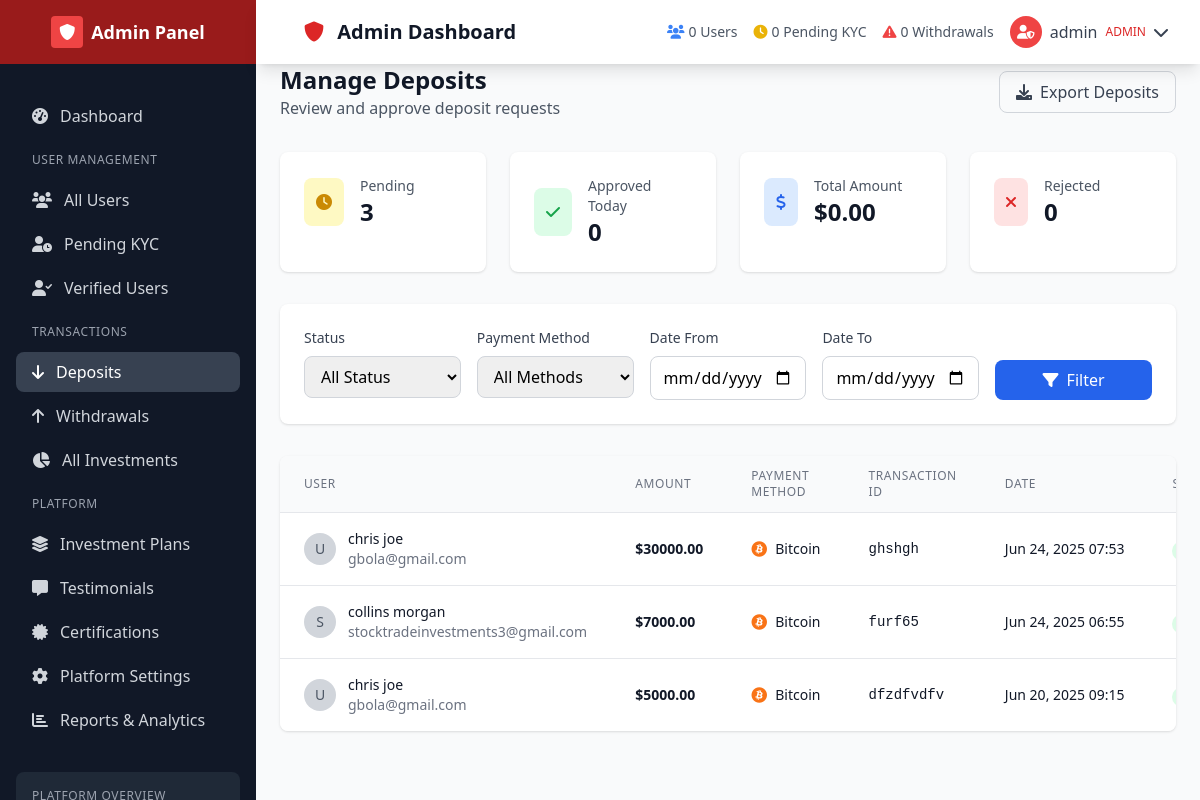
The page /admin-panel/deposits/ (signed in) on the database its author committed.
### accounts/models.py (models this page shows, shortened)
class CustomUser(AbstractUser):
    email = models.EmailField(unique=True)
    full_name = models.CharField(max_length=100)
    is_verified = models.BooleanField(default=False)
    is_approved = models.BooleanField(default=False)
    registration_step = models.IntegerField(default=1)  # 1 or 2
    created_at = models.DateTimeField(auto_now_add=True)
    updated_at = models.DateTimeField(auto_now=True)
    USERNAME_FIELD = 'username'
    REQUIRED_FIELDS = ['email', 'full_name']

### transactions/models.py (models this page shows, shortened)
class Deposit(models.Model):
    STATUS_CHOICES = [
        ('pending', 'Pending'),
        ('approved', 'Approved'),
        ('rejected', 'Rejected'),
    ]
    PAYMENT_METHODS = [
        ('BTC', 'Bitcoin'),
        ('USDT', 'Tether USDT'),
        ('ETH', 'Ethereum'),
        ('bank_transfer', 'Bank Transfer'),
    ]
    user = models.ForeignKey(User, on_delete=models.CASCADE, related_name='deposits')
    amount = models.DecimalField(max_digits=15, decimal_places=2)
    payment_method = models.CharField(max_length=20, choices=PAYMENT_METHODS)
    transaction_id = models.CharField(max_length=200, blank=True)
    proof_of_payment = models.FileField(upload_to='payment_proofs/', blank=True)
    status = models.CharField(max_length=10, choices=STATUS_CHOICES, default='pending')
    admin_notes = models.TextField(blank=True)
    created_at = models.DateTimeField(auto_now_add=True)
    approved_at = models.DateTimeField(null=True, blank=True)

### admin_panel/views.py (the view)
# urls.py: path('deposits/', views.manage_deposits, name='manage_deposits'),
@admin_required
def manage_deposits(request):
    status_filter = request.GET.get('status')
    deposits = Deposit.objects.select_related('user').all()
    if status_filter:
        deposits = deposits.filter(status=status_filter)
    deposits = deposits.order_by('-created_at')
    context = {
        'deposits': deposits,
        'status_filter': status_filter,
    }
    return render(request, 'admin_panel/deposits.html', context)

### admin_panel/context_processors.py (called while the page is built)
def investment_stats(request):
    if request.user.is_authenticated and request.user.is_staff:
        return {
            'investment_stats': calculate_investment_stats()
        }
    return {}

### core/context_processors.py (called while the page is built)
def site_settings(request):
    try:
        settings = SiteSettings.objects.first()
    except SiteSettings.DoesNotExist:
        settings = None
    return {'site_settings': settings}

def currency_rates(request):
    rates = {}
    try:
        currency_rates = CurrencyRate.objects.all()
        for rate in currency_rates:
            rates[rate.currency_code] = rate.rate_usd
    except:
        pass
    return {'currency_rates': rates}

### templates/admin_panel/deposits.html (shortened to what this page needs)
{% extends 'admin_panel/base.html' %}
{% block content %}
<div class="pt-16 p-6">
    <div class="max-w-7xl mx-auto">
        <div class="flex justify-between items-center mb-8">
            <div>
                <h1 class="text-2xl font-bold text-gray-900">Manage Deposits</h1>
                <p class="text-gray-600">Review and approve deposit requests</p>
            </div>
            <div class="flex space-x-4">
                <button class="inline-flex items-center px-4 py-2 border border-gray-300 text-gray-700 font-medium rounded-lg hover:bg-gray-50">
                    <i class="fas fa-download mr-2"></i>Export Deposits
                </button>
            </div>
        </div>
        <div class="grid grid-cols-1 md:grid-cols-4 gap-6 mb-8">
            <div class="bg-white rounded-lg shadow p-6">
                <div class="flex items-center">
                    <div class="p-3 bg-yellow-100 rounded-lg">
                        <i class="fas fa-clock text-yellow-600"></i>
                    </div>
                    <div class="ml-4">
                        <p class="text-sm font-medium text-gray-600">Pending</p>
                        <p class="text-2xl font-bold text-gray-900">{{ deposits|length }}</p>
                    </div>
                </div>
            </div>
            <div class="bg-white rounded-lg shadow p-6">
                <div class="flex items-center">
                    <div class="p-3 bg-green-100 rounded-lg">
                        <i class="fas fa-check text-green-600"></i>
                    </div>
                    <div class="ml-4">
                        <p class="text-sm font-medium text-gray-600">Approved Today</p>
                        <p class="text-2xl font-bold text-gray-900">0</p>
                    </div>
                </div>
            </div>
            <div class="bg-white rounded-lg shadow p-6">
                <div class="flex items-center">
                    <div class="p-3 bg-blue-100 rounded-lg">
                        <i class="fas fa-dollar-sign text-blue-600"></i>
                    </div>
                    <div class="ml-4">
                        <p class="text-sm font-medium text-gray-600">Total Amount</p>
                        <p class="text-2xl font-bold text-gray-900">$0.00</p>
                    </div>
                </div>
            </div>
            <div class="bg-white rounded-lg shadow p-6">
                <div class="flex items-center">
                    <div class="p-3 bg-red-100 rounded-lg">
                        <i class="fas fa-times text-red-600"></i>
                    </div>
                    <div class="ml-4">
                        <p class="text-sm font-medium text-gray-600">Rejected</p>
                        <p class="text-2xl font-bold text-gray-900">0</p>
                    </div>
                </div>
            </div>
        </div>
        <div class="bg-white rounded-lg shadow p-6 mb-8">
            <div class="grid grid-cols-1 md:grid-cols-5 gap-4">
                <div>
                    <label class="block text-sm font-medium text-gray-700 mb-2">Status</label>
                    <select class="w-full px-3 py-2 border border-gray-300 rounded-lg focus:ring-2 focus:ring-blue-500 focus:border-transparent">
                        <option value="">All Status</option>
                    </select>
                </div>
                <div>
                    <label class="block text-sm font-medium text-gray-700 mb-2">Payment Method</label>
                    <select class="w-full px-3 py-2 border border-gray-300 rounded-lg focus:ring-2 focus:ring-blue-500 focus:border-transparent">
                        <option value="">All Methods</option>
                    </select>
                </div>
                <div>
                    <label class="block text-sm font-medium text-gray-700 mb-2">Date From</label>
                    <input type="date" class="w-full px-3 py-2 border border-gray-300 rounded-lg focus:ring-2 focus:ring-blue-500 focus:border-transparent">
                </div>
                <div>
                    <label class="block text-sm font-medium text-gray-700 mb-2">Date To</label>
                    <input type="date" class="w-full px-3 py-2 border border-gray-300 rounded-lg focus:ring-2 focus:ring-blue-500 focus:border-transparent">
                </div>
                <div class="flex items-end">
                    <button class="w-full px-4 py-2 bg-blue-600 text-white font-medium rounded-lg hover:bg-blue-700">
                        <i class="fas fa-filter mr-2"></i>Filter
                    </button>
                </div>
            </div>
        </div>
        <div class="bg-white rounded-lg shadow overflow-hidden">
            {% if deposits %}
                <div class="overflow-x-auto">
                    <table class="min-w-full divide-y divide-gray-200">
                        <thead class="bg-gray-50">
                            <tr>
                                <th class="px-6 py-3 text-left text-xs font-medium text-gray-500 uppercase tracking-wider">User</th>
                                <th class="px-6 py-3 text-left text-xs font-medium text-gray-500 uppercase tracking-wider">Amount</th>
                                <th class="px-6 py-3 text-left text-xs font-medium text-gray-500 uppercase tracking-wider">Payment Method</th>
                                <th class="px-6 py-3 text-left text-xs font-medium text-gray-500 uppercase tracking-wider">Transaction ID</th>
                                <th class="px-6 py-3 text-left text-xs font-medium text-gray-500 uppercase tracking-wider">Date</th>
                                <th class="px-6 py-3 text-left text-xs font-medium text-gray-500 uppercase tracking-wider">Status</th>
                            </tr>
                        </thead>
                        <tbody class="bg-white divide-y divide-gray-200">
                            {% for deposit in deposits %}
                                <tr class="hover:bg-gray-50">
                                    <td class="px-6 py-4 whitespace-nowrap">
                                        <div class="flex items-center">
                                            <div class="w-8 h-8 bg-gray-300 rounded-full flex items-center justify-center text-gray-600 text-sm font-medium">
                                                {{ deposit.user.username|first|upper }}
                                            </div>
                                            <div class="ml-3">
                                                <div class="text-sm font-medium text-gray-900">{{ deposit.user.full_name|default:deposit.user.username }}</div>
                                                <div class="text-sm text-gray-500">{{ deposit.user.email }}</div>
                                            </div>
                                        </div>
                                    </td>
                                    <td class="px-6 py-4 whitespace-nowrap">
                                        <div class="text-sm font-bold text-gray-900">${{ deposit.amount|floatformat:2 }}</div>
                                    </td>
                                    <td class="px-6 py-4 whitespace-nowrap">
                                        <div class="flex items-center">
                                            {% if deposit.payment_method == 'BTC' %}
                                                <i class="fab fa-bitcoin text-orange-500 mr-2"></i>
                                            {% elif deposit.payment_method == 'USDT' %}
                                                <i class="fas fa-dollar-sign text-green-500 mr-2"></i>
                                            {% elif deposit.payment_method == 'ETH' %}
                                                <i class="fab fa-ethereum text-blue-500 mr-2"></i>
                                            {% else %}
                                                <i class="fas fa-university text-gray-500 mr-2"></i>
                                            {% endif %}
                                            <span class="text-sm text-gray-900">{{ deposit.get_payment_method_display }}</span>
                                        </div>
                                    </td>
                                    <td class="px-6 py-4 whitespace-nowrap">
                                        {% if deposit.transaction_id %}
                                            <div class="text-sm text-gray-900 font-mono">{{ deposit.transaction_id|truncatechars:15 }}</div>
                                        {% else %}
                                            <span class="text-gray-400">-</span>
                                        {% endif %}
                                    </td>
                                    <td class="px-6 py-4 whitespace-nowrap text-sm text-gray-900">
                                        {{ deposit.created_at|date:"M d, Y H:i" }}
                                    </td>
                                    <td class="px-6 py-4 whitespace-nowrap">
                                        {% if deposit.status == 'pending' %}
                                            <span class="inline-flex items-center px-2.5 py-0.5 rounded-full text-xs font-medium bg-yellow-100 text-yellow-800">
                                                <i class="fas fa-clock mr-1"></i>Pending
                                            </span>
                                        {% elif deposit.status == 'approved' %}
                                            <span class="inline-flex items-center px-2.5 py-0.5 rounded-full text-xs font-medium bg-green-100 text-green-800">
                                            </span>
                                        {% elif deposit.status == 'rejected' %}
                                            <span class="inline-flex items-center px-2.5 py-0.5 rounded-full text-xs font-medium bg-red-100 text-red-800">
                                                <i class="fas fa-times mr-1"></i>Rejected
                                            </span>
                                        {% endif %}
                                    </td>
                                </tr>
                            {% endfor %}
                        </tbody>
                    </table>
                </div>
            {% else %}
                <div class="text-center py-12">
                    <i class="fas fa-plus-circle text-gray-400 text-4xl mb-4"></i>
                    <h3 class="text-lg font-medium text-gray-900 mb-2">No deposits found</h3>
                    <p class="text-gray-500">Deposit requests will appear here</p>
                </div>
            {% endif %}
        </div>
    </div>
</div>
{% endblock %}

### templates/admin_panel/partials/navbar.html (shortened to what this page needs)
<nav class="bg-white shadow-lg fixed top-0 left-0 right-0 z-40 lg:left-64">
    <div class="px-4 sm:px-6 lg:px-8">
        <div class="flex justify-between h-16">
            <div class="flex items-center">
                <h1 class="ml-4 text-xl font-semibold text-gray-900">
                    <i class="fas fa-shield-alt text-red-600 mr-2"></i>
                    {% block page_title %}Admin Dashboard{% endblock %}
                </h1>
            </div>
            <div class="flex items-center space-x-4">
                <div class="hidden md:flex items-center space-x-4 text-sm text-gray-600">
                    <div class="flex items-center space-x-1">
                        <i class="fas fa-users text-blue-500"></i>
                        <span>{{ total_users|default:0 }} Users</span>
                    </div>
                    <div class="flex items-center space-x-1">
                        <i class="fas fa-clock text-yellow-500"></i>
                        <span>{{ pending_kyc|default:0 }} Pending KYC</span>
                    </div>
                    <div class="flex items-center space-x-1">
                        <i class="fas fa-exclamation-triangle text-red-500"></i>
                        <span>{{ pending_withdrawals|default:0 }} Withdrawals</span>
                    </div>
                </div>
                <div class="relative">
                    <button id="admin-user-menu-btn" class="flex items-center space-x-2 text-gray-700 hover:text-gray-900">
                        <div class="w-8 h-8 bg-red-500 rounded-full flex items-center justify-center text-white text-sm font-medium">
                            <i class="fas fa-user-shield"></i>
                        </div>
                        <span class="hidden sm:block">{{ user.username }}</span>
                        <span class="hidden sm:block text-xs text-red-600 font-medium">ADMIN</span>
                        <i class="fas fa-chevron-down"></i>
                    </button>
                </div>
            </div>
        </div>
    </div>
</nav>

### static/css/custom.css (style rules this page uses)
* { transition: all 0.2s ease-in-out; }

### rows shown on the page
CustomUser: username "admin"
Deposit: user.username|first "U", user.full_name "chris joe", user.email "gbola@gmail.com", amount "30000.00", payment_method "Bitcoin", transaction_id "ghshgh", created_at "Jun 24, 2025 07:53"
Deposit: user.username|first "S", user.full_name "collins morgan", user.email "stocktradeinvestments3@gmail.com", amount "7000.00", payment_method "Bitcoin", transaction_id "furf65", created_at "Jun 24, 2025 06:55"
Deposit: user.username|first "U", user.full_name "chris joe", user.email "gbola@gmail.com", amount "5000.00", payment_method "Bitcoin", transaction_id "dfzdfvdfv", created_at "Jun 20, 2025 09:15"

### other values the page prints
{{ total_users|default:0 }} "0"
{{ pending_kyc|default:0 }} "0"
{{ pending_withdrawals|default:0 }} "0"
{{ deposits|length }} "3"
